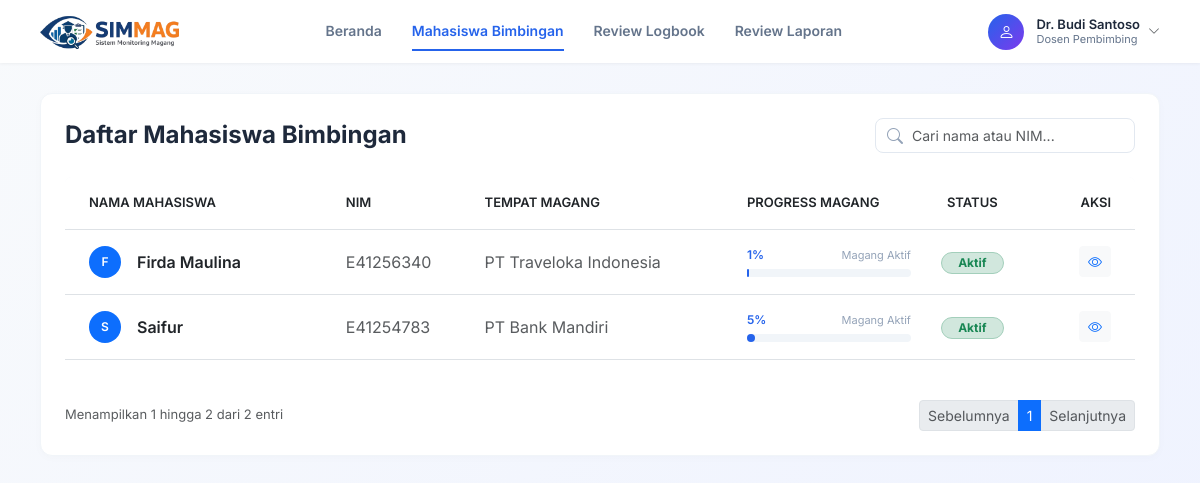
Page /dosen/mahasiswa_bimbingan.php (signed in) on the committed database.
### tables this page shows
CREATE TABLE `dosen` (
  `id_dosen` int(11) NOT NULL,
  `NIP` varchar(20) NOT NULL,
  `NIDN` varchar(20) NOT NULL,
  `nama` varchar(100) NOT NULL,
  `email` varchar(100) NOT NULL,
  `password` varchar(255) NOT NULL,
  `status` varchar(20) DEFAULT 'Aktif',
  `no_hp` varchar(20) DEFAULT NULL
);

CREATE TABLE `mahasiswa` (
  `id_mahasiswa` int(11) NOT NULL,
  `NIM` varchar(20) NOT NULL,
  `nama` varchar(100) NOT NULL,
  `email` varchar(100) NOT NULL,
  `prodi` varchar(100) NOT NULL,
  `password` varchar(255) NOT NULL,
  `no_hp` varchar(20) DEFAULT NULL
);

### config/paging.php (called while the page is built, shortened)
<?php
$page_active = $_GET['page'] ?? 1;
$limit = $limit ?? 5;
$offset = ($page_active - 1) * $limit;
?>

### dosen/mahasiswa_bimbingan.php (the view, shortened to what this page needs)
<?php
$user = $_SESSION['user'];
$db = new Database();
$conn = $db->getConnection();
$page = "mahasiswa_bimbingan";
$search = $_GET['search'] ?? '';
$stmtDosen = $conn->prepare("
    SELECT *
    FROM dosen
    WHERE id_dosen = ?
");
$stmtDosen->execute([$user['id']]);
$dosen = $stmtDosen->fetch(PDO::FETCH_ASSOC);
$nama_dosen = $dosen['nama'];
include '../config/paging.php';
$query = "
    SELECT
        m.*,
        pm.tempat_magang,
        pm.status_pendaftaran,
        pm.tanggal_mulai,
        pm.tanggal_selesai,
        MAX(lh.minggu_ke) AS minggu_terakhir
    FROM pendaftaran_magang pm
    JOIN mahasiswa m ON pm.id_mahasiswa = m.id_mahasiswa
    LEFT JOIN laporan_harian lh ON m.id_mahasiswa = lh.id_mahasiswa
    WHERE pm.id_dosen = ?
";
$params = [$user['id']];
$query .= "
    GROUP BY m.id_mahasiswa
    ORDER BY m.nama ASC
    LIMIT $limit
    OFFSET $offset
";
$stmtMahasiswa = $conn->prepare($query);
$stmtMahasiswa->execute($params);
$data_mahasiswa = $stmtMahasiswa->fetchAll(PDO::FETCH_ASSOC);
?>
<!DOCTYPE html>
<html lang="id">
<head>
    <link href="https://cdn.jsdelivr.net/npm/bootstrap@5.3.0/dist/css/bootstrap.min.css" rel="stylesheet">
    <link href="https://cdn.jsdelivr.net/npm/bootstrap-icons/font/bootstrap-icons.css" rel="stylesheet">
    <link rel="stylesheet" href="assets/css/dosen.css">
    <link rel="stylesheet" href="assets/css/mahasiswa_bimbingan.css">
</head>
<body>
    <div class="top-navbar">
        <div class="navbar-brand">
            <img src="../mahasiswa/assets/logo.png" alt="SIMMAG" style="height:35px;" onerror="this.src='https://ui-avatars.com/api/?name=S+M&background=2563eb&color=fff&rounded=true&font-size=0.5'">
        </div>
        <div class="nav-center">
            <a href="dashboard.php" class="<?= ($page == 'dashboard') ? 'active' : '' ?>">Beranda</a>
            <a href="mahasiswa_bimbingan.php" class="<?= ($page == 'mahasiswa_bimbingan') ? 'active' : '' ?>">Mahasiswa Bimbingan</a>
            <a href="review_logbook.php" class="<?= ($page == 'review_logbook') ? 'active' : '' ?>">Review Logbook</a>
            <a href="review_laporan.php" class="<?= ($page == 'review_laporan') ? 'active' : '' ?>">Review Laporan</a>
        </div>
        <div class="nav-right">
            <div class="profile-section">
                <div class="profile-wrapper">
                    <div class="profile-info" id="profileToggle" style="cursor:pointer;">
                        <div class="profile-avatar">
                            <i class="bi bi-person"></i>
                        </div>
                        <div class="profile-text">
                            <div class="name"><?= $nama_dosen ?></div>
                            <div class="role">Dosen Pembimbing</div>
                        </div>
                        <i class="bi bi-chevron-down ms-2 text-muted" style="font-size: 12px;"></i>
                    </div>
                </div>
            </div>
        </div>
    </div>
    <div class="main-container">
        <div class="table-card">
            <div class="d-flex justify-content-between align-items-center mb-4 flex-wrap gap-3">
                <h4 class="mb-0 fw-bold" style="color: #1e293b;">Daftar Mahasiswa Bimbingan</h4>
                <form method="GET" class="search-box">
                    <i class="bi bi-search"></i>
                    <input type="text" name="search" class="form-control" placeholder="Cari nama atau NIM..." value="<?= htmlspecialchars($search) ?>">
                </form>
            </div>
            <div class="table-responsive">
                <table class="table table-hover align-middle">
                    <thead style="background-color: #f8fafc; color: #64748b; font-size: 13px; text-transform: uppercase;">
                        <tr>
                            <th class="py-3 px-4 rounded-start" style="font-weight: 600;">Nama Mahasiswa</th>
                            <th class="py-3" style="font-weight: 600;">NIM</th>
                            <th class="py-3" style="font-weight: 600;">Tempat Magang</th>
                            <th class="py-3" style="font-weight: 600; width: 180px;">Progress Magang</th>
                            <th class="py-3 text-center" style="font-weight: 600;">Status</th>
                            <th class="py-3 px-4 rounded-end text-end" style="font-weight: 600;">Aksi</th>
                        </tr>
                    </thead>
                    <tbody>
                        <?php foreach ($data_mahasiswa as $mhs): ?>
                            <?php
                                $start = strtotime($mhs['tanggal_mulai']);
                                $end = strtotime($mhs['tanggal_selesai']);
                                $today = time();
                                $totalDuration = $end - $start;
                                $currentDuration = $today - $start;
                                $progress = ($totalDuration > 0)
                                    ? max(0, min(100, round(($currentDuration / $totalDuration) * 100)))
                                    : 0;
                                $status = ($progress >= 100) ? 'Selesai Magang' : 'Aktif';
                                $badgeClass = ($progress >= 100) ? 'primary' : 'success';
                                $inisial = strtoupper(substr($mhs['nama'], 0, 1));
                            ?>
                            <tr>
                                <td class="px-4 py-3">
                                    <div class="d-flex align-items-center">
                                        <div class="bg-primary text-white rounded-circle d-flex align-items-center justify-content-center me-3" style="width: 32px; height: 32px; font-size: 12px; font-weight: 600;">
                                            <?= $inisial ?>
                                        </div>
                                        <div class="fw-semibold text-dark">
                                            <?= $mhs['nama'] ?>
                                        </div>
                                    </div>
                                </td>
                                <td class="py-3 text-muted"><?= $mhs['NIM'] ?></td>
                                <td class="py-3 text-muted"><?= $mhs['tempat_magang'] ?? '-' ?></td>
                                <td class="py-3">
                                    <div class="d-flex justify-content-between align-items-center mb-1">
                                        <span style="font-size: 12px; font-weight: 600; color: #2563eb;"><?= $progress ?>%</span>
                                        <span style="font-size: 11px; color: #94a3b8;"><?= $progress >= 100 ? 'Selesai' : 'Magang Aktif' ?></span>
                                    </div>
                                    <div class="progress-bar-container">
                                        <div class="progress-bar-fill" style="width: <?= $progress ?>%;"></div>
                                    </div>
                                </td>
                                <td class="py-3 text-center">
                                    <span class="badge bg-<?= $badgeClass ?>-subtle text-<?= $badgeClass ?> border border-<?= $badgeClass ?>-subtle px-3 py-1 rounded-pill">
                                        <?= $status ?>
                                    </span>
                                </td>
                                <td class="px-4 py-3 text-end">
                                    <a href="detail_mahasiswa.php?id=<?= $mhs['id_mahasiswa'] ?>" class="btn btn-sm btn-light text-primary" title="Lihat Detail">
                                        <i class="bi bi-eye"></i>
                                    </a>
                                </td>
                            </tr>
                        <?php endforeach; ?>
                    </tbody>
                </table>
            </div>
        <?php include '../config/pagination.php'; ?>
        </div>
    </div>
</body>
</html>

### dosen/assets/css/dosen.css (style rules this page uses)
body { font-family: 'Inter', sans-serif; background: linear-gradient(135deg, #f8fafc 0%, #eef2ff 100%); color: #1e293b; min-height: 100vh; margin: 0; padding: 0; }
.top-navbar { background-color: #ffffff; padding: 12px 40px; display: flex; align-items: center; justify-content: space-between; box-shadow: 0 1px 3px rgba(0,0,0,0.05); }
.navbar-brand img { height: 35px; }
.nav-center { display: flex; gap: 30px; }
.nav-center a { color: #64748b; text-decoration: none; font-weight: 600; font-size: 14px; padding: 8px 0; border-bottom: 2px solid transparent; transition: all 0.2s; }
.nav-center a:hover, .nav-center a.active { color: #2563eb; border-bottom: 2px solid #2563eb; }
.nav-right { display: flex; align-items: center; gap: 20px; }
.profile-section { display: flex; align-items: center; }
.profile-info { display: flex; align-items: center; }
.profile-avatar { width: 36px; height: 36px; border-radius: 50%; background: linear-gradient(135deg, #2563eb, #7c3aed); color: white; display: flex; align-items: center; justify-content: center; font-size: 16px; margin-right: 12px; }
.profile-text { line-height: 1.2; }
.profile-text .name { font-weight: 600; font-size: 13px; color: #1e293b; }
.profile-text .role { font-size: 11px; color: #64748b; }
.profile-wrapper { position: relative; }
.main-container { padding: 30px 40px; max-width: 1400px; margin: 0 auto; }
.table-card { background: white; border-radius: 12px; padding: 24px; box-shadow: 0 2px 10px rgba(0,0,0,0.02); border: 1px solid #f1f5f9; }

### dosen/assets/css/mahasiswa_bimbingan.css (style rules this page uses)
.search-box { position: relative; max-width: 300px; }
.search-box .form-control { border-radius: 8px; padding-left: 36px; border: 1px solid #e2e8f0; font-size: 14px; }
.search-box i { position: absolute; left: 12px; top: 50%; transform: translateY(-50%); color: #94a3b8; }
.progress-bar-container { height: 8px; background-color: #f1f5f9; border-radius: 10px; width: 100%; margin-top: 5px; }
.progress-bar-fill { height: 100%; background-color: #2563eb; border-radius: 10px; }

### rows in the picture
dosen: nama "Dr. Budi Santoso"
mahasiswa: nama "F", nama "Firda Maulina", NIM "E41256340", tempat_magang "PT Traveloka Indonesia", progress "1", status "Aktif"
mahasiswa: nama "S", nama "Saifur", NIM "E41254783", tempat_magang "PT Bank Mandiri", progress "5", status "Aktif"

### other values in the picture
$start_data "1"
$end_data "2"
$total_data "2"
